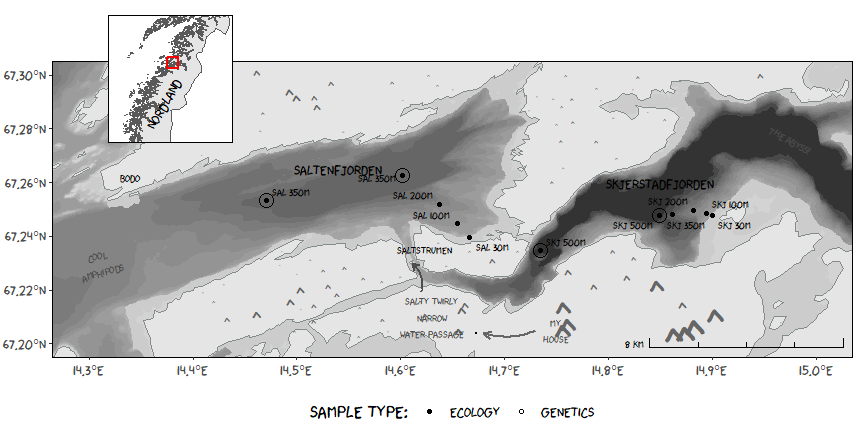

This figure's R source:
library(sf)
library(ggplot2)
library(ggrepel)
library(ggspatial)
library(grid)
library(extrafont)
library(mapview)
library(xkcd)

# Note: xkcd font is downloaded from https://github.com/ipython/xkcd-font.
#       import font with the extrafont package, and set working directory to where you 
#       downloaded the font, then import font with this code: 
#       font_import(paths = getwd(), pattern = "[X/x]kcd-script", prompt=FALSE)
#       I could not import it any other way, and this seems to be a known issue!

# Global variables: ------------------------------------------------------------

# Sampling area
box = c(xmin=14, xmax=16, ymin=67.1, ymax=67.31)


# Sampling data: ----------------------------------------------------------------

lat <- c(67.239483, 67.245283, 67.25145, 67.26085, 67.247767, 67.248683, 67.249683, 67.24805, 67.24795, 67.262517, 67.24495, 67.252383, 67.251917, 67.234674, 67.253265)
long <- c(14.6665, 14.552833, 14.470883, 14.434667, 14.899767, 14.894567, 14.882133, 14.8616, 14.84895, 14.601917, 14.654117, 14.603917, 14.63705, 14.734726, 14.470267)
loc <- c("Saltenfjorden", "Saltenfjorden", "Saltenfjorden", "Saltenfjorden", "Skjerstadfjorden", "Skjerstadfjorden", "Skjerstadfjorden", "Skjerstadfjorden", "Skjerstadfjorden", "Saltenfjorden", "Saltenfjorden", "Saltenfjorden", "Saltenfjorden", "Skjerstadfjorden", "Saltenfjorden")
station_id <- c("SAL30", "SAL100", "SAL200", "SAL350", "SKJ30", "SKJ100", "SKJ200", "SKJ350", "SKJ500", "SAL350", "SAL100", "SAL200", "SAL200", "SKJ500", "SAL350")
label_id <- c("SAL 30m", "SAL 100m", "SAL 200m", "SAL 350m", "SKJ 30m", "SKJ 100m", "SKJ 200m", "SKJ 350m", "SKJ 500m", "SAL 350m", "SAL 100m", "SAL 200m", "SAL 200m", "SKJ 500m", "SAL 350m")
season <- c("Summer", "Summer", "Summer", "Summer", "Summer", "Summer", "Summer", "Summer", "Summer", "Winter", "Winter", "Winter", "Winter", "Summer", "Summer")
type <- c("ecology", "ecology","ecology","ecology","ecology","ecology","ecology","ecology","genetics","genetics","ecology","ecology","ecology","genetics","genetics")
samples <- data.frame(lat, long, station_id, label_id, season, type)

samples <- samples[-c(2:4, 12),]
rownames(samples) <- 1:nrow(samples)


# Nordland depth data: --------------------------------------------------------------

# Data link:
# https://kartkatalog.geonorge.no/metadata/sjoekart-dybdedata/2751aacf-5472-4850-a208-3532a51c529a

# Product specification
# https://register.geonorge.no/data/documents/Produktspesifikasjoner_sjokart-dybdedata_v2_produktspesifikasjon-kartverket-dybdedata-20201001_.pdf

# Load depth area
depth_nrdl <- read_sf("Basisdata_18_Nordland_25833_Dybdedata_GML.gml", "Dybdeareal")

# Format data (naming convention and WGS82 projection)
st_geometry(depth_nrdl) <- "geometry"
depth_nrdl <- st_transform(depth_nrdl, 4326)


# Subsample sf object
sf_use_s2(FALSE) # Can't subset without this function turned off

box = c(xmin=14, xmax=16, ymin=67.1, ymax=67.31)
depth_nrdl_crop <- st_crop(depth_nrdl, box)

# Plot depth map
ggplot() +
  geom_sf(data = depth_nrdl_crop, mapping = aes(fill = as.factor(-minimumsdybde)), colour = NA) +
  # geom_sf(data = nor_sf[nor_sf$kommunenummer == "1804",],) + # map layer +
  scale_fill_grey(aesthetics = "fill") + 
  theme(legend.position = "none", 
        # panel.background = element_rect(fill = "white"),
        # panel.border = element_blank(),
        # panel.grid.major = element_blank(),
        # panel.grid.minor = element_blank()
  )

# Load shoreline maps: ---------------------------------------------------

# Link to geojson file
# https://github.com/robhop/fylker-og-kommuner/blob/main/Kommuner-L.geojson

library(sf)
nor_sf <- read_sf("Kommuner-L.geojson") # Sampling map shoreline

nor_sf_crop <- st_crop(nor_sf, box) # Sampling area
nor_sf_fylker <- read_sf("Fylker-L.geojson") # Inset map shoreline

# Sampling map -----------------------------------------------------------------
p <- ggplot() +
  
  # Depth data
  # geom_sf(data = depth_bodo, mapping = aes(fill = -minimumsdybde), colour = NA) + # depth bod? kommune
  geom_sf(data = depth_nrdl_crop, mapping = aes(fill = as.factor(-minimumsdybde)), colour = NA) + # Depth Nordland fylke
  scale_fill_grey(aesthetics = "fill", guide = "none") + 
  
  # Shoreline data
  # geom_sf(data = nor_sf[nor_sf$kommunenummer == "1804",],) + # map layer Bod? kommune subset
  geom_sf(data = nor_sf_crop, color = "azure4") + # Map area subset
  scale_size_manual(values=c(2,3.5)) +
  xlim(14.3, 15) +
  ylim(67.2, 67.3) +
  
  #grid and legend manipulation
  theme(legend.position = "bottom", 
        legend.key = element_rect(fill = NA),
        panel.background = element_rect(fill = "lightgray"),
        panel.border = element_rect(colour = "black", fill=NA),
        panel.grid.major = element_blank(),
        axis.title=element_blank(),
        text=element_text(size=14, family="xkcd"),
        panel.grid.minor = element_blank()) +
  labs(shape = "Sample type:") + 
  
  # Datapoints
  geom_point(data = samples, aes(x = long, y = lat, shape = type),color = "black") + # All sample layers
  geom_point(data = samples[samples$type == "genetics",], aes(x = long, y = lat), pch = 1, size = 5, color = "black") + # Gen samples
  geom_point(data = samples, aes(x = long, y = lat)) +
  scale_shape_manual(values=c(19,1)) +
  # geom_text_repel(data = samples, label = station_id, x = long, y = lat, label.size = 0, fill = "transparent")
  # annotate("text", family="xkcd", label = samples$station_id, x = samples$long + 0.015, y = samples$lat, size = 3, color = "black") # static lables
  geom_text_repel(data = samples, x = samples$long, y = samples$lat, label = samples$label_id, family="xkcd", size = 3, color = "black")+ # sample labels
  
  # Location labels
  geom_text(family = "xkcd")+
  annotate("text", label = "Bodo", size = 3, x = 14.34, y = 67.262, family="xkcd") + # text layer for Bod? city
  annotate("text", label = "Saltstrumen", size = 3, x = 14.6233, y = 67.2350, family="xkcd") + # text layer for Saltstraumen
  annotate("text", label = "Saltenfjorden", size = 4, x = 14.54, y = 67.265, family="xkcd") + # text layer for 
  annotate("text", label = "Skjerstadfjorden", size = 4, x = 14.85, y = 67.26, family="xkcd") + # text layer for 
  
  annotation_scale(aes(style = "ticks", location = "br"), text_family = "xkcd") # scale bar 

p

# Add mountains: ---------------------------------------------------------------

mnts <- read_sf("Basisdata_1804_Bodo_25833_N50Hoyde_GML.gml", 
                "Terrengpunkt")

st_geometry(mnts) <- "geometry"
mnts <- st_transform(mnts, 4326)


# Subsample sf object
sf_use_s2(FALSE) # Can't subset without this function turned off

box = c(xmin=14, xmax=16, ymin=67.1, ymax=67.31)
mnts <- st_crop(mnts, box)

p <- p + 
  # geom_sf(data = mnts)
  # geom_sf_text(data = mnts[mnts$høyde > 200,], label = "^", size = log(mnts[mnts$høyde > 200,]$høyde), family="xkcd Script", color = "gray40") # scale factor 100
  geom_sf_text(data = mnts, label = "^", size = (mnts$høyde)/50, family="xkcd Script", color = "gray40") # scale factor 100


# Add funny bits: ------------------------------------------------------------
b <- p +  
  annotate("text", label = "Salty twirly\nnarrow\nwater passage", size = 3, x = 14.63, y = 67.21, family="xkcd", color = "gray30") + # text layer for Bod? city
  annotate("text", label = "the abyss!", size = 3, x = 14.975, y = 67.276, family="xkcd", color = "gray30", angle = -30) +
  annotate("text", label = "Cool\namphipods", size = 3, x = 14.31, y = 67.23, family="xkcd", color = "gray30", angle = 15) +
  annotate("text", label = "My\nhouse", size = 3, x = 14.75, y = 67.205, family="xkcd", color = "gray30") 

# add pointer lines
pointer_1 <- data.frame(x1 = 14.62, x2 = 14.611, y1 = 67.219, y2 =67.23) # saltstraumen
pointer_2 <- data.frame(x1 = 14.73, x2 = 14.68, y1 = 67.205, y2 =67.20392663906014)

xkcd_map <-  b + geom_curve(mapping = aes(x = x1, y = y1, xend = x2, yend = y2), data = pointer_1, 
                            arrow = arrow(length = unit(0.03, "npc")), size = 0.9, curvature = 0.3, colour = "gray30") +
  geom_point(aes(x=14.672876683009468, y=67.20392663906014), size = 0.5) +
  geom_curve(mapping = aes(x = x1, y = y1, xend = x2, yend = y2), data = pointer_2, 
             arrow = arrow(length = unit(0.03, "npc")), size = 0.9, curvature = -0.2, colour = "gray40")



# Inset for sampling map: ------------------------------------------------------
inset <- ggplot() + 
  geom_sf(data = nor_sf_fylker[nor_sf_fylker$name == "Nordland",], ) +
  xlim(11, 18) +
  ylim(65.5, 68.3) +
  # Add guide lines to plot
  # guides(size = FALSE)
  # geom_hline(yintercept = 66, lty = 2, colour = "red") +
  # geom_hline(yintercept = 68, lty = 2, colour = "red") +
  # geom_vline(xintercept = 12, lty = 2, colour = "red") +
  # geom_vline(xintercept = 14, lty = 2, colour = "red") +
  
  # Rectangle to show area if interest
  geom_rect(aes(xmin = 14.3, xmax = 15, ymin = 67.15, ymax = 67.4), size = 1, color = "red", fill = NA) + 
  annotate("text", label = "Nordland", size = 4, x = 14, y = 66.3, family="xkcd", angle = 60) +
  
  # grid and legend manipulation
  theme(rect=element_rect(fill="transparent"),
        panel.grid = element_blank(),
        axis.text = element_blank(),
        axis.title=element_blank(),
        panel.border = element_rect(colour = "black", fill=NA),
        axis.ticks = element_blank(),
        plot.margin = margin(-1, -1, -1, -1, "cm"),
        panel.background= element_rect(color = "black", fill = "white")) 
inset

# Add inset to sampling map
library(grid)

xkcd_map
print(inset, vp = viewport(0.2, 0.8, width = 0.1, height = 0.1))
